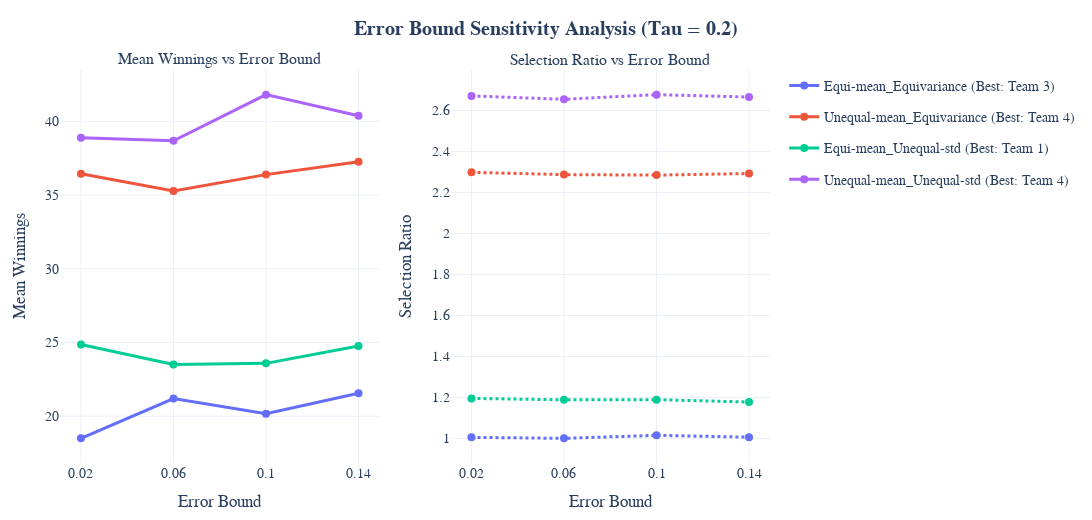

Notebook code cell kept with this figure:
### Code cell
# Step 1: Load Data
Error_Bounds = [0.02, 0.06, 0.1, 0.14]
Tau = 0.2
Data = {}

for Error in Error_Bounds:
    input_dir = Path(f"Two Dimensions/Simulation_Results_Tau={Tau}_Error_Bound={Error}")
    Data[Error] = pd.read_excel(f"{input_dir}/Summary.xlsx", sheet_name=None)
    for sheet in Data[Error].keys():
        Data[Error][sheet] = Data[Error][sheet].set_index("Unnamed: 0")

# Step 2: Setup
config_names = list(configs.keys())

# Nice color palette
nice_colors = [
    "#636EFA", "#EF553B", "#00CC96", "#AB63FA",
    "#FFA15A", "#19D3F3", "#FF6692", "#B6E880"
]
color_map = {cfg: nice_colors[i % len(nice_colors)] for i, cfg in enumerate(config_names)}

# Step 3: Create Subplots
fig = make_subplots(
    rows=1, cols=2,
    subplot_titles=[
        "Mean Winnings vs Error Bound",
        "Selection Ratio vs Error Bound"
    ],
    horizontal_spacing=0.1
)

# Step 4: Add Traces
for config in config_names:
    Best = Mapping[(Tau,Error_Bounds[0])][config]["Highest Probability Team"]
    label = f"{config} (Best: Team {Best})"

    winnings = [
        Data[err][config][f"Expert {Best} Winnings (Non-zero)"].loc['Mean (including zeros)']
        for err in Error_Bounds
    ]
    ratios = [
        Data[err][config][f"Total_Sel_{Best}"].loc['Selection Ratio (Weighted) (Analytical/Random)']
        for err in Error_Bounds
    ]

    # Plot: Mean Winnings
    fig.add_trace(
        go.Scatter(
            x=Error_Bounds,
            y=winnings,
            mode='lines+markers',
            name=label,
            line=dict(color=color_map[config], width=3),
            marker=dict(size=8),
            legendgroup=config,
            hovertemplate=f"{label}<br>Error Bound=%{{x}}<br>Winnings=%{{y:.2f}}<extra></extra>"
        ),
        row=1, col=1
    )

    # Plot: Selection Ratio
    fig.add_trace(
        go.Scatter(
            x=Error_Bounds,
            y=ratios,
            mode='lines+markers',
            name=label,
            line=dict(color=color_map[config], width=3, dash='dot'),
            marker=dict(size=8),
            legendgroup=config,
            showlegend=False,  # only show once
            hovertemplate=f"{label}<br>Error Bound=%{{x}}<br>Sel. Ratio=%{{y:.2f}}<extra></extra>"
        ),
        row=1, col=2
    )

# Step 5: Layout
fig.update_layout(
    title=f"<b>Error Bound Sensitivity Analysis (Tau = {Tau})</b>",
    title_x=0.5,
    template="plotly_white",
    width=1150,
    height=520,
    #hovermode="x unified",
    font=dict(size=14, family="Arial"),
    margin=dict(l=60, r=20, t=70, b=50),
    legend=dict(
        orientation="v",
        x=1.02,
        y=1,
        bgcolor='rgba(0,0,0,0)',
        bordercolor='rgba(0,0,0,0)'
    )
)

# Step 6: Axes
fig.update_xaxes(
    title_text="Error Bound",
    tickmode="array",
    tickvals=Error_Bounds,
    ticktext=[str(e) for e in Error_Bounds],
    row=1, col=1
)
fig.update_yaxes(title_text="Mean Winnings", row=1, col=1)

fig.update_xaxes(
    title_text="Error Bound",
    tickmode="array",
    tickvals=Error_Bounds,
    ticktext=[str(e) for e in Error_Bounds],
    row=1, col=2
)
fig.update_yaxes(title_text="Selection Ratio", row=1, col=2)

# Step 7: Save + Show
output_dir = Path("Two Dimensions")
output_dir.mkdir(parents=True, exist_ok=True)
fig.write_html(str(output_dir / "Error_Bound_Comparison_Tau=0.2.html"))
fig.show()

### Figure 1 — Plotly figure (JSON) as saved in the notebook; plotly's stock layout.template omitted (floating-point values rounded to 4 significant figures)
{"data": [{"hovertemplate": "Equi-mean_Equivariance (Best: Team 3)<br>Error Bound=%{x}<br>Winnings=%{y:.2f}<extra></extra>", "legendgroup": "Equi-mean_Equivariance", "line": {"color": "#636EFA", "width": 3}, "marker": {"size": 8}, "mode": "lines+markers", "name": "Equi-mean_Equivariance (Best: Team 3)", "type": "scatter", "x": [0.02, 0.06, 0.1, 0.14], "xaxis": "x", "y": [18.5, 21.19, 20.17, 21.56], "yaxis": "y"}, {"hovertemplate": "Equi-mean_Equivariance (Best: Team 3)<br>Error Bound=%{x}<br>Sel. Ratio=%{y:.2f}<extra></extra>", "legendgroup": "Equi-mean_Equivariance", "line": {"color": "#636EFA", "dash": "dot", "width": 3}, "marker": {"size": 8}, "mode": "lines+markers", "name": "Equi-mean_Equivariance (Best: Team 3)", "showlegend": false, "type": "scatter", "x": [0.02, 0.06, 0.1, 0.14], "xaxis": "x2", "y": [1.006, 1.001, 1.016, 1.007], "yaxis": "y2"}, {"hovertemplate": "Unequal-mean_Equivariance (Best: Team 4)<br>Error Bound=%{x}<br>Winnings=%{y:.2f}<extra></extra>", "legendgroup": "Unequal-mean_Equivariance", "line": {"color": "#EF553B", "width": 3}, "marker": {"size": 8}, "mode": "lines+markers", "name": "Unequal-mean_Equivariance (Best: Team 4)", "type": "scatter", "x": [0.02, 0.06, 0.1, 0.14], "xaxis": "x", "y": [36.44, 35.27, 36.38, 37.26], "yaxis": "y"}, {"hovertemplate": "Unequal-mean_Equivariance (Best: Team 4)<br>Error Bound=%{x}<br>Sel. Ratio=%{y:.2f}<extra></extra>", "legendgroup": "Unequal-mean_Equivariance", "line": {"color": "#EF553B", "dash": "dot", "width": 3}, "marker": {"size": 8}, "mode": "lines+markers", "name": "Unequal-mean_Equivariance (Best: Team 4)", "showlegend": false, "type": "scatter", "x": [0.02, 0.06, 0.1, 0.14], "xaxis": "x2", "y": [2.299, 2.287, 2.285, 2.293], "yaxis": "y2"}, {"hovertemplate": "Equi-mean_Unequal-std (Best: Team 1)<br>Error Bound=%{x}<br>Winnings=%{y:.2f}<extra></extra>", "legendgroup": "Equi-mean_Unequal-std", "line": {"color": "#00CC96", "width": 3}, "marker": {"size": 8}, "mode": "lines+markers", "name": "Equi-mean_Unequal-std (Best: Team 1)", "type": "scatter", "x": [0.02, 0.06, 0.1, 0.14], "xaxis": "x", "y": [24.86, 23.51, 23.59, 24.76], "yaxis": "y"}, {"hovertemplate": "Equi-mean_Unequal-std (Best: Team 1)<br>Error Bound=%{x}<br>Sel. Ratio=%{y:.2f}<extra></extra>", "legendgroup": "Equi-mean_Unequal-std", "line": {"color": "#00CC96", "dash": "dot", "width": 3}, "marker": {"size": 8}, "mode": "lines+markers", "name": "Equi-mean_Unequal-std (Best: Team 1)", "showlegend": false, "type": "scatter", "x": [0.02, 0.06, 0.1, 0.14], "xaxis": "x2", "y": [1.196, 1.189, 1.19, 1.178], "yaxis": "y2"}, {"hovertemplate": "Unequal-mean_Unequal-std (Best: Team 4)<br>Error Bound=%{x}<br>Winnings=%{y:.2f}<extra></extra>", "legendgroup": "Unequal-mean_Unequal-std", "line": {"color": "#AB63FA", "width": 3}, "marker": {"size": 8}, "mode": "lines+markers", "name": "Unequal-mean_Unequal-std (Best: Team 4)", "type": "scatter", "x": [0.02, 0.06, 0.1, 0.14], "xaxis": "x", "y": [38.88, 38.68, 41.81, 40.38], "yaxis": "y"}, {"hovertemplate": "Unequal-mean_Unequal-std (Best: Team 4)<br>Error Bound=%{x}<br>Sel. Ratio=%{y:.2f}<extra></extra>", "legendgroup": "Unequal-mean_Unequal-std", "line": {"color": "#AB63FA", "dash": "dot", "width": 3}, "marker": {"size": 8}, "mode": "lines+markers", "name": "Unequal-mean_Unequal-std (Best: Team 4)", "showlegend": false, "type": "scatter", "x": [0.02, 0.06, 0.1, 0.14], "xaxis": "x2", "y": [2.671, 2.655, 2.677, 2.666], "yaxis": "y2"}], "layout": {"annotations": [{"font": {"size": 16}, "showarrow": false, "text": "Mean Winnings vs Error Bound", "x": 0.225, "xanchor": "center", "xref": "paper", "y": 1, "yanchor": "bottom", "yref": "paper"}, {"font": {"size": 16}, "showarrow": false, "text": "Selection Ratio vs Error Bound", "x": 0.775, "xanchor": "center", "xref": "paper", "y": 1, "yanchor": "bottom", "yref": "paper"}], "font": {"family": "Arial", "size": 14}, "height": 520, "legend": {"bgcolor": "rgba(0,0,0,0)", "bordercolor": "rgba(0,0,0,0)", "orientation": "v", "x": 1.02, "y": 1}, "margin": {"b": 50, "l": 60, "r": 20, "t": 70}, "title": {"text": "<b>Error Bound Sensitivity Analysis (Tau = 0.2)</b>", "x": 0.5}, "width": 1150, "xaxis": {"anchor": "y", "domain": [0, 0.45], "tickmode": "array", "ticktext": ["0.02", "0.06", "0.1", "0.14"], "tickvals": [0.02, 0.06, 0.1, 0.14], "title": {"text": "Error Bound"}}, "xaxis2": {"anchor": "y2", "domain": [0.55, 1], "tickmode": "array", "ticktext": ["0.02", "0.06", "0.1", "0.14"], "tickvals": [0.02, 0.06, 0.1, 0.14], "title": {"text": "Error Bound"}}, "yaxis": {"anchor": "x", "domain": [0, 1], "title": {"text": "Mean Winnings"}}, "yaxis2": {"anchor": "x2", "domain": [0, 1], "title": {"text": "Selection Ratio"}}}}
